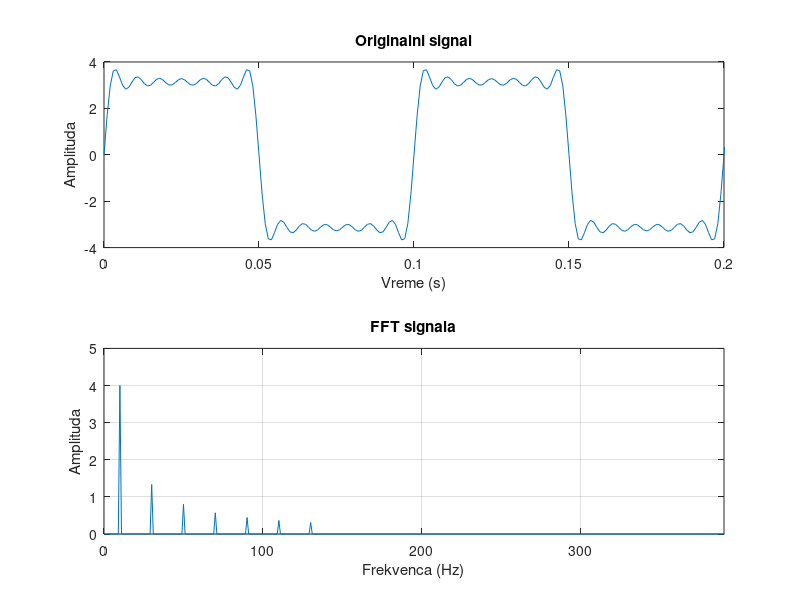

MATLAB code for this plot:
clc;clear all;close all;

Fs = 1000;          % Sampling frequency (Hz)
T = 1;              % Duration of signal (s)
t = 0:1/Fs:T-1/Fs;  % Time vector

% Define frequencies and amplitudes of sinusoids
freq =10*(1:2:13);    % Frequencies of sinusoids (Hz)
amp = 4./(1:2:13);      % Amplitudes of sinusoids

% Generate signal as sum of sinusoids
sig = zeros(size(t));
for i = 1:length(freq)
    sig = sig + amp(i) * sin(2 * pi * freq(i) * t);
end

% Perform FFT
N = length(sig);             % Length of signal
f = Fs*(0:(N/2))/N;             % Frequency vector for plotting
fft_signal = fft(sig)/N;     % Compute FFT and normalize

% Plot signal
subplot(2, 1, 1);
plot(t, sig);
xlim([0 0.2]);
title('Originalni signal');
xlabel('Vreme (s)');
ylabel('Amplituda');

% Plot FFT
subplot(2, 1, 2);
plot(f, 2*abs(fft_signal(1:N/2+1)));
title('FFT signala');
xlabel('Frekvenca (Hz)');
ylabel('Amplituda');

% Adjust plot
xlim([0, max(freq)*3]);  % Limit x-axis to maximum frequency of sinusoids
grid on;
